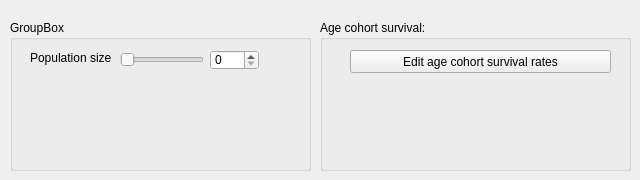
       <widget class="QWidget" name="tab_4">
        <attribute name="title">
         <string>Demography</string>
        </attribute>
        <widget class="QGroupBox" name="groupBox_7">
         <property name="geometry">
          <rect>
           <x>10</x>
           <y>20</y>
           <width>301</width>
           <height>151</height>
          </rect>
         </property>
         <property name="title">
          <string>GroupBox</string>
         </property>
         <widget class="QLabel" name="label_17">
          <property name="geometry">
           <rect>
            <x>20</x>
            <y>30</y>
            <width>81</width>
            <height>16</height>
           </rect>
          </property>
          <property name="text">
           <string>Population size:</string>
          </property>
         </widget>
         <widget class="QSlider" name="horizontalSlider_8">
          <property name="geometry">
           <rect>
            <x>110</x>
            <y>30</y>
            <width>84</width>
            <height>19</height>
           </rect>
          </property>
          <property name="orientation">
           <enum>Qt::Horizontal</enum>
          </property>
         </widget>
         <widget class="QSpinBox" name="spinBox_4">
          <property name="geometry">
           <rect>
            <x>200</x>
            <y>30</y>
            <width>49</width>
            <height>20</height>
           </rect>
          </property>
         </widget>
        </widget>
        <widget class="QGroupBox" name="groupBox_8">
         <property name="geometry">
          <rect>
           <x>320</x>
           <y>20</y>
           <width>311</width>
           <height>151</height>
          </rect>
         </property>
         <property name="title">
          <string>Age cohort survival:</string>
         </property>
         <widget class="QPushButton" name="pushButton_2">
          <property name="geometry">
           <rect>
            <x>30</x>
            <y>30</y>
            <width>261</width>
            <height>23</height>
           </rect>
          </property>
          <property name="text">
           <string>Edit age cohort survival rates</string>
          </property>
         </widget>
        </widget>
       </widget>
